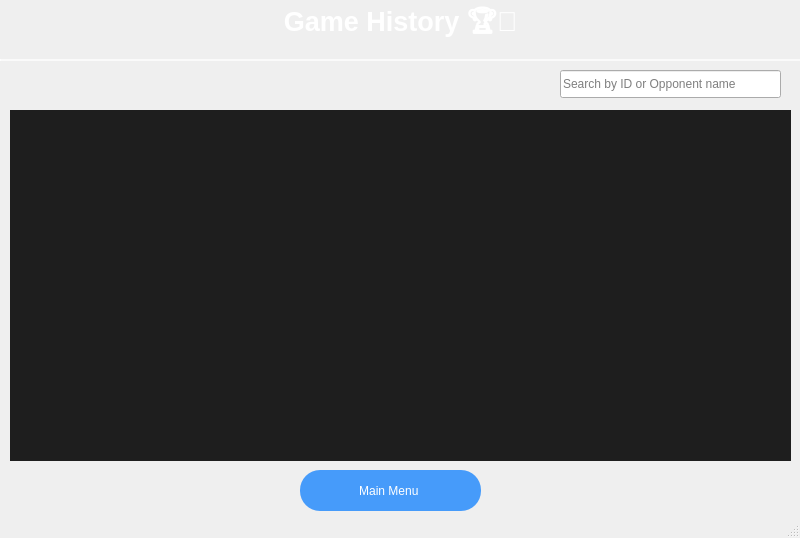
<?xml version="1.0" encoding="UTF-8"?>
<ui version="4.0">
 <class>Gamehistory</class>
 <widget class="QMainWindow" name="Gamehistory">
  <property name="geometry">
   <rect>
    <x>0</x>
    <y>0</y>
    <width>800</width>
    <height>538</height>
   </rect>
  </property>
  <property name="windowTitle">
   <string>MainWindow</string>
  </property>
  <property name="styleSheet">
   <string notr="true">QMainWindow {
    background: qlineargradient(
        spread: pad,
        x1: 0, y1: 0,
        x2: 1, y2: 1,
        stop: 0 rgba(0, 34, 133, 180),
        stop: 1 rgba(255, 255, 255, 80)
    );
}
</string>
  </property>
  <widget class="QWidget" name="centralwidget">
   <widget class="QLabel" name="label">
    <property name="geometry">
     <rect>
      <x>-20</x>
      <y>-10</y>
      <width>841</width>
      <height>71</height>
     </rect>
    </property>
    <property name="font">
     <font>
      <family>Segoe UI</family>
      <pointsize>20</pointsize>
      <italic>false</italic>
      <bold>true</bold>
     </font>
    </property>
    <property name="styleSheet">
     <string notr="true">QLabel {
    background-color: qlineargradient(
        x1: 0, y1: 0,
        x2: 1, y2: 1,
        stop: 0 rgba(30, 60, 114, 150),   /* Dark Blue with transparency */
        stop: 1 rgba(42, 82, 152, 150)    /* Medium Blue with transparency */
    );
    color: white;
    font: bold 20pt &quot;Segoe UI&quot;;
    padding: 14px;
    border-radius: 20px;
    border: 2px solid rgba(255, 255, 255, 180); /* Semi-transparent white border */
    qproperty-alignment: AlignCenter;
}

QLabel:hover {
    background-color: qlineargradient(
        x1: 1, y1: 0,
        x2: 0, y2: 1,
        stop: 0 rgba(58, 28, 113, 180),   /* Dark purple */
        stop: 1 rgba(215, 109, 119, 180)  /* Pink with transparency */
    );
    color: #FFEB3B;
    border: 2px solid #FFEB3B;
}
</string>
    </property>
    <property name="text">
     <string>Game History 🏆📖</string>
    </property>
    <property name="alignment">
     <set>Qt::AlignmentFlag::AlignCenter</set>
    </property>
   </widget>
   <widget class="QListWidget" name="listWidget">
    <property name="geometry">
     <rect>
      <x>10</x>
      <y>110</y>
      <width>781</width>
      <height>351</height>
     </rect>
    </property>
    <property name="styleSheet">
     <string notr="true">QListWidget {
    font-size: 16px;
    color: #ffffff;
    padding: 5px;
    background-color: #1e1e1e;
    border: none;
}

QListWidget::item {
    padding: 10px;
    margin: 5px;
    border-radius: 8px;
	outline: none;
}

QListWidget::item:selected {
    background-color: #3a7bd5;
    color: #ffffff;
	outline: none;
}
</string>
    </property>
    <property name="frameShape">
     <enum>QFrame::Shape::StyledPanel</enum>
    </property>
    <property name="alternatingRowColors">
     <bool>true</bool>
    </property>
    <property name="itemAlignment">
     <set>Qt::AlignmentFlag::AlignLeading</set>
    </property>
    <property name="sortingEnabled">
     <bool>true</bool>
    </property>
   </widget>
   <widget class="QLineEdit" name="searchbox">
    <property name="geometry">
     <rect>
      <x>560</x>
      <y>70</y>
      <width>221</width>
      <height>28</height>
     </rect>
    </property>
    <property name="text">
     <string/>
    </property>
    <property name="placeholderText">
     <string>Search by ID or Opponent name</string>
    </property>
    <property name="clearButtonEnabled">
     <bool>true</bool>
    </property>
   </widget>
   <widget class="QPushButton" name="back_button">
    <property name="geometry">
     <rect>
      <x>300</x>
      <y>470</y>
      <width>181</width>
      <height>41</height>
     </rect>
    </property>
    <property name="styleSheet">
     <string notr="true">QPushButton {
    border: none;
    color: white;
    background-color: rgba(0, 120, 255, 180); /* أزرق شفاف */
    font: bold 11pt &quot;Arial&quot;;
    border-radius: 20px;
    padding: 8px;
}

QPushButton:hover {
    background-color: rgba(30, 144, 255, 220); /* أزرق أفتح عند المرور */
    font: bold 12pt &quot;Arial&quot;;
}

QPushButton:pressed {
    background-color: rgba(0, 80, 180, 255); /* أزرق داكن عند الضغط */
    font: bold 12pt &quot;Arial&quot;;
}
</string>
    </property>
    <property name="text">
     <string>Main Menu </string>
    </property>
   </widget>
  </widget>
  <widget class="QMenuBar" name="menubar">
   <property name="geometry">
    <rect>
     <x>0</x>
     <y>0</y>
     <width>800</width>
     <height>25</height>
    </rect>
   </property>
  </widget>
  <widget class="QStatusBar" name="statusbar"/>
 </widget>
 <resources/>
 <connections/>
</ui>
